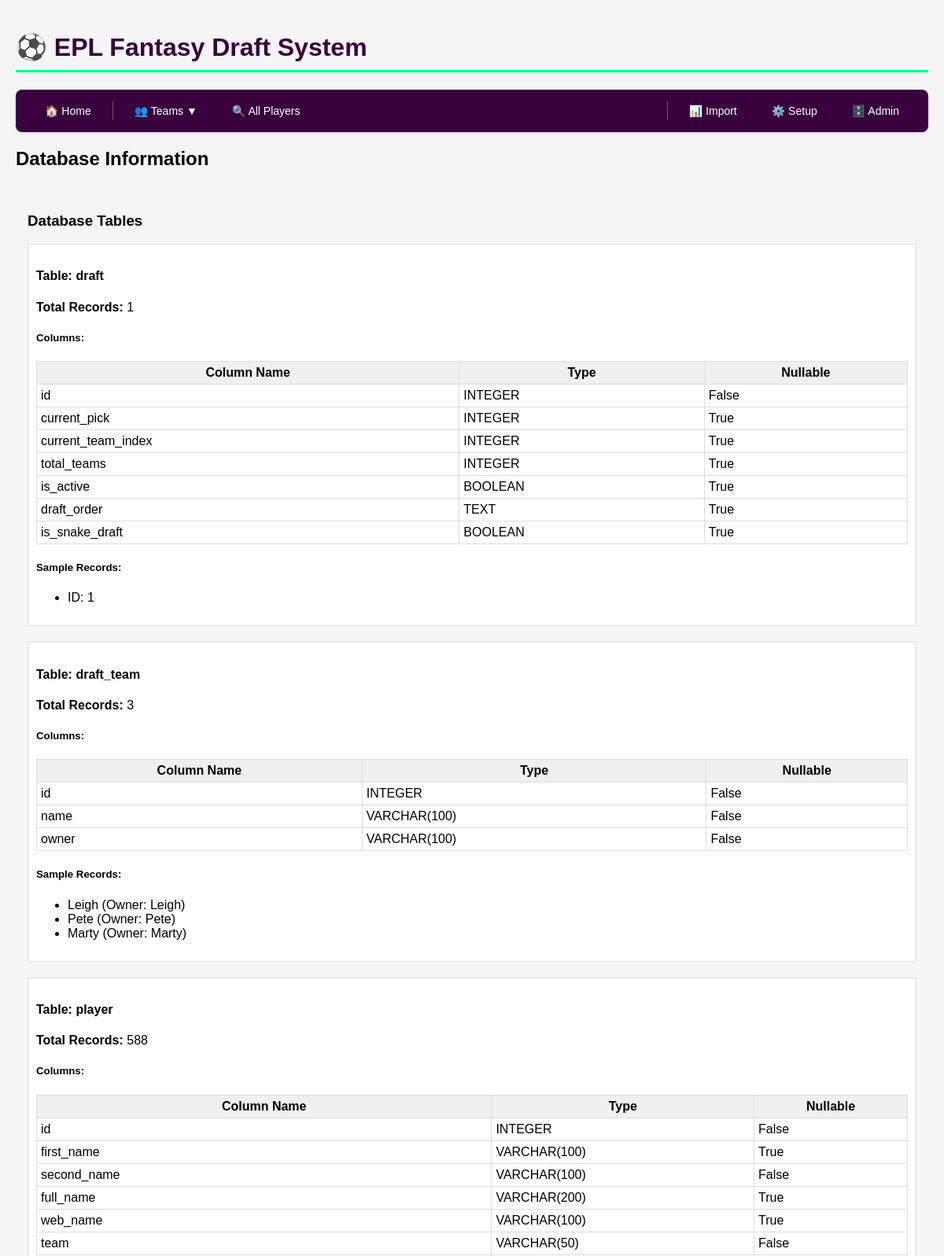
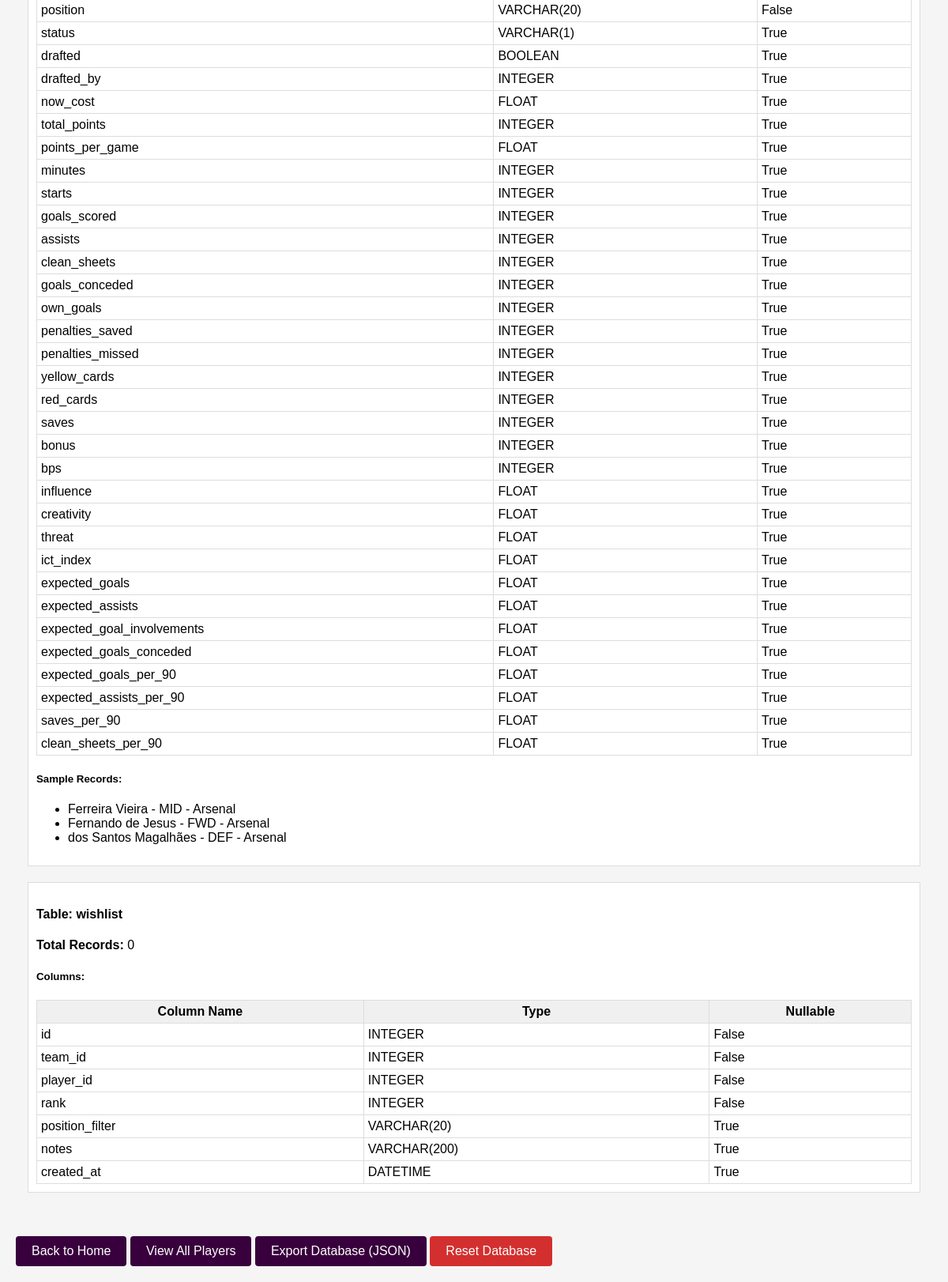
The page /admin/database on the database its author committed (2 pictures, top to bottom).
### app.py (models this page shows, shortened)
class Draft(db.Model):
    id = db.Column(db.Integer, primary_key=True)
    current_pick = db.Column(db.Integer, default=1)
    current_team_index = db.Column(db.Integer, default=0)
    total_teams = db.Column(db.Integer)
    is_active = db.Column(db.Boolean, default=True)
    draft_order = db.Column(db.Text)  # JSON string of team IDs
    is_snake_draft = db.Column(db.Boolean, default=True)  # New field!

class DraftTeam(db.Model):
    id = db.Column(db.Integer, primary_key=True)
    name = db.Column(db.String(100), nullable=False)
    owner = db.Column(db.String(100), nullable=False)
    players = db.relationship('Player', backref='draft_team', lazy=True)

class Player(db.Model):
    id = db.Column(db.Integer, primary_key=True)
    first_name = db.Column(db.String(100))
    second_name = db.Column(db.String(100), nullable=False)
    full_name = db.Column(db.String(200))
    web_name = db.Column(db.String(100))  # Display name
    team = db.Column(db.String(50), nullable=False)
    position = db.Column(db.String(20), nullable=False)
    status = db.Column(db.String(1))  # a=available, i=injured, s=suspended
    drafted = db.Column(db.Boolean, default=False)
    drafted_by = db.Column(db.Integer, db.ForeignKey('draft_team.id'), nullable=True)
    now_cost = db.Column(db.Float, default=0.0)  # Current price
    total_points = db.Column(db.Integer, default=0)
    points_per_game = db.Column(db.Float, default=0.0)
    minutes = db.Column(db.Integer, default=0)
    starts = db.Column(db.Integer, default=0)
    goals_scored = db.Column(db.Integer, default=0)
    assists = db.Column(db.Integer, default=0)
    clean_sheets = db.Column(db.Integer, default=0)
    goals_conceded = db.Column(db.Integer, default=0)
    own_goals = db.Column(db.Integer, default=0)
    penalties_saved = db.Column(db.Integer, default=0)
    penalties_missed = db.Column(db.Integer, default=0)
    yellow_cards = db.Column(db.Integer, default=0)
    red_cards = db.Column(db.Integer, default=0)
    saves = db.Column(db.Integer, default=0)
    bonus = db.Column(db.Integer, default=0)
    bps = db.Column(db.Integer, default=0)
    influence = db.Column(db.Float, default=0.0)
    creativity = db.Column(db.Float, default=0.0)
    threat = db.Column(db.Float, default=0.0)
    ict_index = db.Column(db.Float, default=0.0)
    expected_goals = db.Column(db.Float, default=0.0)
    expected_assists = db.Column(db.Float, default=0.0)
    expected_goal_involvements = db.Column(db.Float, default=0.0)
    expected_goals_conceded = db.Column(db.Float, default=0.0)
    expected_goals_per_90 = db.Column(db.Float, default=0.0)
    expected_assists_per_90 = db.Column(db.Float, default=0.0)
    saves_per_90 = db.Column(db.Float, default=0.0)
    clean_sheets_per_90 = db.Column(db.Float, default=0.0)
    @property
    def name(self):
        return self.web_name or self.second_name

### app.py (the view)
@app.route('/admin/database')
def admin_database():
    try:
        from sqlalchemy import inspect
        inspector = inspect(db.engine)
        tables = inspector.get_table_names()
        db_info = {}
        for table in tables:
            columns = inspector.get_columns(table)
            if table == 'player':
                count = Player.query.count()
                sample = Player.query.limit(5).all()
            elif table == 'draft_team':
                count = DraftTeam.query.count()
                sample = DraftTeam.query.limit(5).all()
            elif table == 'draft':
                count = Draft.query.count()
                sample = Draft.query.limit(5).all()
            else:
                count = 0
                sample = []
            db_info[table] = {
                'columns': columns,
                'count': count,
                'sample': sample
            }
        return render_template('admin_database.html', db_info=db_info, tables=tables)
    except Exception as e:
        return f"Error inspecting database: {str(e)}"

### templates/admin_database.html
{% extends "base.html" %}
{% block content %}
<h2>Database Information</h2>
<div style="background-color: #f5f5f5; padding: 15px; border-radius: 5px; margin-bottom: 20px;">
    <h3>Database Tables</h3>
    {% for table in tables %}
        <div style="margin-bottom: 20px; border: 1px solid #ddd; padding: 10px; background-color: white;">
            <h4>Table: {{ table }}</h4>
            <p><strong>Total Records:</strong> {{ db_info[table].count }}</p>
            <h5>Columns:</h5>
            <table style="width: 100%; border-collapse: collapse;">
                <tr style="background-color: #f0f0f0;">
                    <th style="border: 1px solid #ddd; padding: 5px;">Column Name</th>
                    <th style="border: 1px solid #ddd; padding: 5px;">Type</th>
                    <th style="border: 1px solid #ddd; padding: 5px;">Nullable</th>
                </tr>
                {% for col in db_info[table].columns %}
                <tr>
                    <td style="border: 1px solid #ddd; padding: 5px;">{{ col.name }}</td>
                    <td style="border: 1px solid #ddd; padding: 5px;">{{ col.type }}</td>
                    <td style="border: 1px solid #ddd; padding: 5px;">{{ col.nullable }}</td>
                </tr>
                {% endfor %}
            </table>
            {% if db_info[table].sample %}
            <h5>Sample Records:</h5>
            <ul>
                {% for item in db_info[table].sample[:3] %}
                    <li>
                        {% if table == 'player' %}
                            {{ item.name }} - {{ item.position }} - {{ item.team }}
                        {% elif table == 'draft_team' %}
                            {{ item.name }} (Owner: {{ item.owner }})
                        {% else %}
                            ID: {{ item.id }}
                        {% endif %}
                    </li>
                {% endfor %}
            </ul>
            {% endif %}
        </div>
    {% endfor %}
</div>
<div style="margin-top: 20px;">
    <a href="/" class="btn">Back to Home</a>
    <a href="/admin/players" class="btn">View All Players</a>
    <a href="/admin/export_db" class="btn">Export Database (JSON)</a>
    <a href="/admin/reset_database" class="btn" style="background-color: #d32f2f;">Reset Database</a>
</div>
{% endblock %}

### templates/base.html (shortened to what this page needs)
<!DOCTYPE html>
<html>
<head>
</head>
<h1>⚽ EPL Fantasy Draft System</h1>
<nav>
    <div class="nav-container">
        <div class="nav-left">
            <a href="{{ url_for('index') }}" class="nav-btn {% if request.endpoint == 'index' %}active{% endif %}">
                🏠 Home
            </a>
            <div style="position: relative; z-index: 999;">
                <button onclick="toggleTeamMenu()" class="nav-btn">
                    👥 Teams ▼
                </button>
            </div>
            <a href="{{ url_for('admin_players') }}" class="nav-btn {% if request.endpoint == 'admin_players' %}active{% endif %}">
                🔍 All Players
            </a>
        </div>
        <div class="nav-right">
            <a href="{{ url_for('import_excel') }}" class="nav-btn">
                📊 Import
            </a>
            <a href="{{ url_for('setup') }}" class="nav-btn">
                ⚙️ Setup
            </a>
            <a href="{{ url_for('admin_database') }}" class="nav-btn">
                🗄️ Admin
            </a>
        </div>
    </div>
</nav>
{% block content %}{% endblock %}
</html>

### templates/base.html (style rules this page uses)
h1 { color: #38003c; border-bottom: 3px solid #00ff85; padding-bottom: 10px; }
.btn { background-color: #38003c; color: white; padding: 10px 20px; border: none; border-radius: 4px; cursor: pointer; text-decoration: none; display: inline-block; }
nav { background-color: #38003c; padding: 0; margin: 0 0 20px 0; border-radius: 8px; overflow: visible; box-shadow: 0 2px 4px rgba(0,0,0,0.1); position: relative; z-index: 1000; }
.nav-container { display: flex; justify-content: space-between; align-items: center; padding: 10px 20px; position: relative; }
.nav-left { display: flex; gap: 10px; align-items: center; }
.nav-right { display: flex; gap: 10px; align-items: center; }
.nav-btn { background-color: transparent; color: white; padding: 8px 16px; border: 1px solid transparent; border-radius: 4px; cursor: pointer; text-decoration: none; display: inline-flex; align-items: center; gap: 5px; transition: all 0.2s; font-size: 14px; }

### rows shown on the page
Draft: id "1"
DraftTeam: name "Leigh", owner "Leigh"
DraftTeam: name "Pete", owner "Pete"
DraftTeam: name "Marty", owner "Marty"
Player: name "Ferreira Vieira", position "MID", team "Arsenal"
Player: name "Fernando de Jesus", position "FWD", team "Arsenal"
Player: name "dos Santos Magalhães", position "DEF", team "Arsenal"

### other values the page prints
{{ table }} "draft" "draft_team" "player" "wishlist"
{{ db_info[table].count }} "1" "3" "588" "0"
{{ col.name }} "id" "current_pick" "current_team_index" "total_teams" "is_active" "draft_order" "is_snake_draft" "id" "name" "owner" "id" "first_name" "second_name" "full_name" "web_name" "team" "position" "status" "drafted" "drafted_by" "now_cost" "total_points" "points_per_game" "minutes" "starts" "goals_scored" "assists" "clean_sheets" "goals_conceded" "own_goals" "penalties_saved" "penalties_missed" "yellow_cards" "red_cards" "saves" "bonus" "bps" "influence" "creativity" "threat" "ict_index" "expected_goals" "expected_assists" "expected_goal_involvements" "expected_goals_conceded" "expected_goals_per_90" "expected_assists_per_90" "saves_per_90" "clean_sheets_per_90" "id" "team_id" "player_id" "rank" "position_filter" "notes" "created_at"
{{ col.type }} "INTEGER" "INTEGER" "INTEGER" "INTEGER" "BOOLEAN" "TEXT" "BOOLEAN" "INTEGER" "VARCHAR(100)" "VARCHAR(100)" "INTEGER" "VARCHAR(100)" "VARCHAR(100)" "VARCHAR(200)" "VARCHAR(100)" "VARCHAR(50)" "VARCHAR(20)" "VARCHAR(1)" "BOOLEAN" "INTEGER" "FLOAT" "INTEGER" "FLOAT" "INTEGER" "INTEGER" "INTEGER" "INTEGER" "INTEGER" "INTEGER" "INTEGER" "INTEGER" "INTEGER" "INTEGER" "INTEGER" "INTEGER" "INTEGER" "INTEGER" "FLOAT" "FLOAT" "FLOAT" "FLOAT" "FLOAT" "FLOAT" "FLOAT" "FLOAT" "FLOAT" "FLOAT" "FLOAT" "FLOAT" "INTEGER" "INTEGER" "INTEGER" "INTEGER" "VARCHAR(20)" "VARCHAR(200)" "DATETIME"
{{ col.nullable }} "False" "True" "True" "True" "True" "True" "True" "False" "False" "False" "False" "True" "False" "True" "True" "False" "False" "True" "True" "True" "True" "True" "True" "True" "True" "True" "True" "True" "True" "True" "True" "True" "True" "True" "True" "True" "True" "True" "True" "True" "True" "True" "True" "True" "True" "True" "True" "True" "True" "False" "False" "False" "False" "True" "True" "True"
